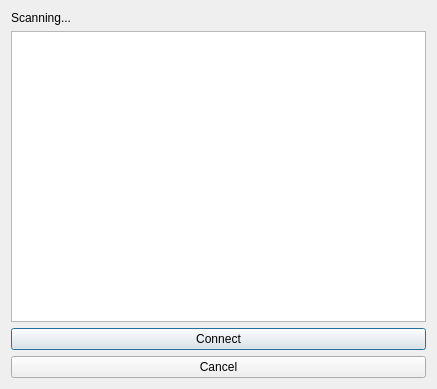
<?xml version="1.0" encoding="UTF-8"?>
<ui version="4.0">
 <class>RemoteSelector2</class>
 <widget class="QDialog" name="RemoteSelector2">
  <property name="geometry">
   <rect>
    <x>0</x>
    <y>0</y>
    <width>437</width>
    <height>389</height>
   </rect>
  </property>
  <property name="windowTitle">
   <string>Available chat services</string>
  </property>
  <layout class="QVBoxLayout" name="verticalLayout">
   <item>
    <widget class="QLabel" name="status">
     <property name="text">
      <string>Scanning...</string>
     </property>
    </widget>
   </item>
   <item>
    <widget class="QListWidget" name="devices_list"/>
   </item>
   <item>
    <widget class="QPushButton" name="pushButton">
     <property name="text">
      <string>Connect</string>
     </property>
    </widget>
   </item>
   <item>
    <widget class="QPushButton" name="pushButton_2">
     <property name="text">
      <string>Cancel</string>
     </property>
    </widget>
   </item>
  </layout>
 </widget>
 <resources/>
 <connections/>
</ui>
